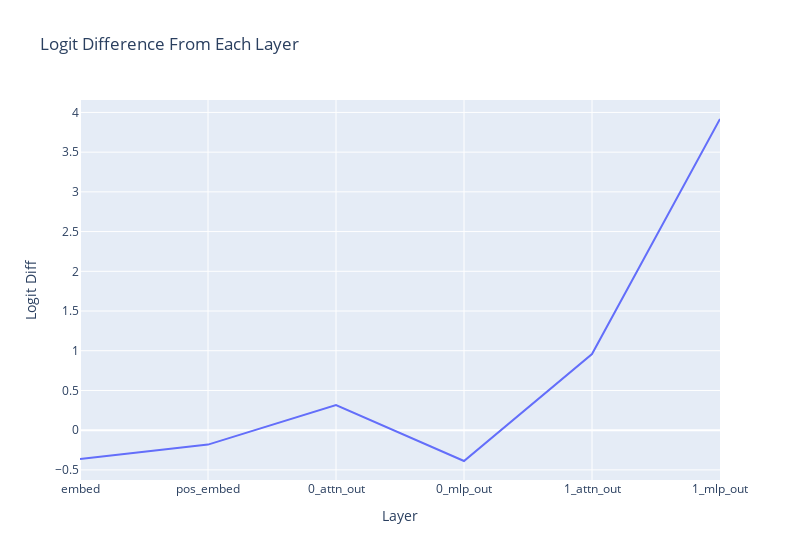

Source (notebook cell):
### Markdown cell above
### Logit Difference From Each Layer

### Code cell
per_layer_residual, labels = cache.decompose_resid(
    layer=-1,
    pos_slice=-1,
    return_labels=True,
)
per_layer_logit_diffs = residual_stack_to_logit_diff(
    per_layer_residual,
    cache,
    logit_diff_directions,
)

plotly_utils.line(
    per_layer_logit_diffs,
    hovermode="x unified",
    title="Logit Difference From Each Layer",
    labels={"x": "Layer", "y": "Logit Diff"},
    xaxis_tickvals=labels,
    width=800,
)

### Figure 1 — Plotly figure (JSON) as saved in the notebook; plotly's stock layout.template omitted (floating-point values rounded to 4 significant figures)
{"data": [{"hovertemplate": "Layer=%{x}<br>Logit Diff=%{y}<extra></extra>", "legendgroup": "", "line": {"color": "#636efa", "dash": "solid"}, "marker": {"symbol": "circle"}, "mode": "lines", "name": "", "orientation": "v", "showlegend": false, "type": "scatter", "x": [0, 1, 2, 3, 4, 5], "xaxis": "x", "y": [-0.363, -0.1817, 0.317, -0.388, 0.958, 3.917], "yaxis": "y"}], "layout": {"hovermode": "x unified", "legend": {"tracegroupgap": 0}, "title": {"text": "Logit Difference From Each Layer"}, "width": 800, "xaxis": {"anchor": "y", "domain": [0, 1], "tickmode": "array", "ticktext": ["embed", "pos_embed", "0_attn_out", "0_mlp_out", "1_attn_out", "1_mlp_out"], "tickvals": [0, 1, 2, 3, 4, 5], "title": {"text": "Layer"}}, "yaxis": {"anchor": "x", "domain": [0, 1], "title": {"text": "Logit Diff"}}}}
